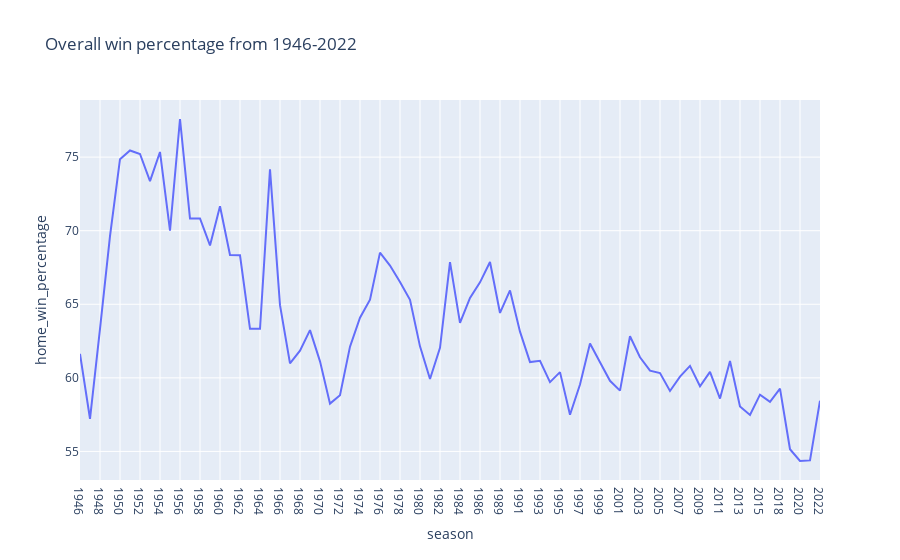

Notebook cell for this chart:
### Markdown cell above
%sql top_schools << SELECT school, count(*) as count FROM read_csv_auto('../dataset/csv/common_player_info.csv') AS common_player_info GROUP BY school ORDER BY count DESC LIMIT 40;
top_schools

### Code cell
import sqlite3
import pandas as pd
import plotly.express as px
import duckdb 

#cnx = sqlite3.connect(r'C:\Users\Yoric\Uni\dataviz-2023\dataset\nba.sqlite')
# Connect to DuckDB and specify the folder path containing CSV files
con = duckdb.connect(database=':memory:', read_only=False)
# Register the CSV files as DuckDB tables
#con.execute("CREATE EXTERNAL TABLE Game USING csv_auto('C:/Users/Yoric/Uni/dataviz-2023/dataset/csv/game.csv')")

query = '''
    SELECT 
        SEASON_ID AS season,
        COUNT(DISTINCT GAME_ID) AS total_game_count,
        SUM(CASE WL_HOME 
                WHEN'W' THEN 1
                ELSE 0
            END) AS home_win_count
    FROM read_csv_auto('C:/Users/Yoric/Uni/dataviz-2023/dataset/csv/game.csv')
    GROUP BY SEASON
    ORDER BY SEASON
'''

#df_summary = pd.read_sql_query(query2, cnx)
#%sql df_summary << SELECT SEASON_ID AS season, COUNT(DISTINCT GAME_ID) AS total_game_count, SUM(CASE WL_HOME WHEN'W' THEN 1 ELSE 0 END) AS home_win_count FROM read_csv_auto('../dataset/csv/game.csv') GROUP BY SEASON ORDER BY SEASON;
result = con.execute(query)
df_summary = result.fetchdf()
df_summary['home_win_percentage'] = round(100*df_summary['home_win_count'] / df_summary['total_game_count'], 2)
df_summary['season'] = df_summary['season'].astype(str).str[1:]

df_summary
px.line(df_summary, y="home_win_percentage", x="season", title="Overall win percentage from 1946-2022")

### Figure 1 — Plotly figure (JSON) as saved in the notebook; plotly's stock layout.template omitted (floating-point values rounded to 4 significant figures)
{"data": [{"hovertemplate": "season=%{x}<br>home_win_percentage=%{y}<extra></extra>", "legendgroup": "", "line": {"color": "#636efa", "dash": "solid"}, "marker": {"symbol": "circle"}, "mode": "lines", "name": "", "orientation": "v", "showlegend": false, "type": "scatter", "x": ["1946", "1947", "1948", "1949", "1950", "1951", "1952", "1953", "1954", "1955", "1956", "1957", "1958", "1959", "1960", "1961", "1962", "1963", "1964", "1965", "1966", "1967", "1968", "1969", "1970", "1971", "1972", "1973", "1974", "1975", "1976", "1977", "1978", "1979", "1980", "1981", "1982", "1983", "1984", "1985", "1986", "1987", "1989", "1990", "1991", "1992", "1993", "1994", "1995", "1996", "1997", "1998", "1999", "2000", "2001", "2002", "2003", "2004", "2005", "2006", "2007", "2008", "2009", "2010", "2011", "2012", "2013", "2014", "2015", "2016", "2018", "2019", "2020", "2021", "2022"], "xaxis": "x", "y": [61.63, 57.22, 63.33, 69.63, 74.86, 75.45, 75.21, 73.37, 75.35, 70, 77.59, 70.83, 70.83, 69, 71.66, 68.35, 68.33, 63.33, 63.33, 74.17, 64.94, 60.98, 61.85, 63.24, 61.12, 58.25, 58.82, 62.12, 64.09, 65.31, 68.51, 67.63, 66.52, 65.3, 62.14, 59.92, 62.04, 67.87, 63.73, 65.43, 66.49, 67.87, 64.41, 65.94, 63.14, 61.07, 61.16, 59.71, 60.39, 57.49, 59.55, 62.34, 61.06, 59.8, 59.13, 62.83, 61.4, 60.49, 60.33, 59.11, 60.08, 60.81, 59.43, 60.41, 58.59, 61.14, 58.05, 57.48, 58.86, 58.37, 59.27, 55.15, 54.35, 54.39, 58.45], "yaxis": "y"}], "layout": {"legend": {"tracegroupgap": 0}, "title": {"text": "Overall win percentage from 1946-2022"}, "xaxis": {"anchor": "y", "domain": [0, 1], "title": {"text": "season"}}, "yaxis": {"anchor": "x", "domain": [0, 1], "title": {"text": "home_win_percentage"}}}}
